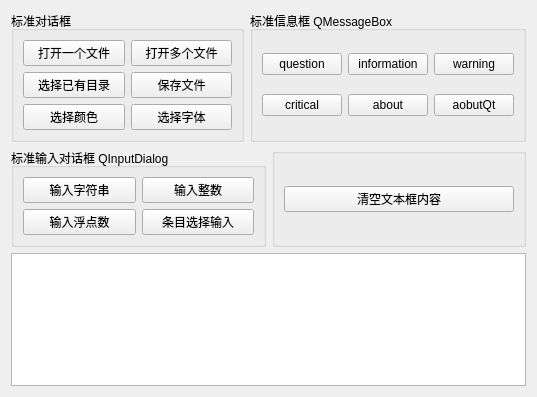
<?xml version="1.0" encoding="UTF-8"?>
<ui version="4.0">
 <class>Widget</class>
 <widget class="QWidget" name="Widget">
  <property name="geometry">
   <rect>
    <x>0</x>
    <y>0</y>
    <width>537</width>
    <height>397</height>
   </rect>
  </property>
  <property name="windowTitle">
   <string>Widget</string>
  </property>
  <layout class="QVBoxLayout" name="verticalLayout_2">
   <item>
    <layout class="QHBoxLayout" name="horizontalLayout">
     <item>
      <widget class="QGroupBox" name="groupBox">
       <property name="title">
        <string>标准对话框</string>
       </property>
       <layout class="QGridLayout" name="gridLayout">
        <item row="0" column="0">
         <widget class="QPushButton" name="btnOpenFile">
          <property name="text">
           <string>打开一个文件</string>
          </property>
         </widget>
        </item>
        <item row="0" column="1">
         <widget class="QPushButton" name="btnOpenFiles">
          <property name="text">
           <string>打开多个文件</string>
          </property>
         </widget>
        </item>
        <item row="1" column="0">
         <widget class="QPushButton" name="btnSelectDir">
          <property name="text">
           <string>选择已有目录</string>
          </property>
         </widget>
        </item>
        <item row="1" column="1">
         <widget class="QPushButton" name="btnSaveFile">
          <property name="text">
           <string>保存文件</string>
          </property>
         </widget>
        </item>
        <item row="2" column="0">
         <widget class="QPushButton" name="btnsSelectColor">
          <property name="text">
           <string>选择颜色</string>
          </property>
         </widget>
        </item>
        <item row="2" column="1">
         <widget class="QPushButton" name="btnSelectFont">
          <property name="text">
           <string>选择字体</string>
          </property>
         </widget>
        </item>
       </layout>
      </widget>
     </item>
     <item>
      <widget class="QGroupBox" name="groupBox_2">
       <property name="title">
        <string>标准信息框 QMessageBox</string>
       </property>
       <layout class="QGridLayout" name="gridLayout_2">
        <item row="0" column="0">
         <widget class="QPushButton" name="btnQuestion">
          <property name="text">
           <string>question</string>
          </property>
         </widget>
        </item>
        <item row="0" column="1">
         <widget class="QPushButton" name="btnInformation">
          <property name="text">
           <string>information</string>
          </property>
         </widget>
        </item>
        <item row="0" column="2">
         <widget class="QPushButton" name="btnWarning">
          <property name="text">
           <string>warning</string>
          </property>
         </widget>
        </item>
        <item row="1" column="0">
         <widget class="QPushButton" name="btnCritical">
          <property name="text">
           <string>critical</string>
          </property>
         </widget>
        </item>
        <item row="1" column="1">
         <widget class="QPushButton" name="btnAbout">
          <property name="text">
           <string>about</string>
          </property>
         </widget>
        </item>
        <item row="1" column="2">
         <widget class="QPushButton" name="btnAboutQt">
          <property name="text">
           <string>aobutQt</string>
          </property>
         </widget>
        </item>
       </layout>
      </widget>
     </item>
    </layout>
   </item>
   <item>
    <layout class="QHBoxLayout" name="horizontalLayout_2">
     <item>
      <widget class="QGroupBox" name="groupBox_3">
       <property name="title">
        <string>标准输入对话框 QInputDialog</string>
       </property>
       <layout class="QGridLayout" name="gridLayout_3">
        <item row="0" column="0">
         <widget class="QPushButton" name="btnInputString">
          <property name="text">
           <string>输入字符串</string>
          </property>
         </widget>
        </item>
        <item row="0" column="1">
         <widget class="QPushButton" name="btnInputInt">
          <property name="text">
           <string>输入整数</string>
          </property>
         </widget>
        </item>
        <item row="1" column="0">
         <widget class="QPushButton" name="btnInputFloat">
          <property name="text">
           <string>输入浮点数</string>
          </property>
         </widget>
        </item>
        <item row="1" column="1">
         <widget class="QPushButton" name="btnInputItem">
          <property name="text">
           <string>条目选择输入</string>
          </property>
         </widget>
        </item>
       </layout>
      </widget>
     </item>
     <item>
      <widget class="QGroupBox" name="groupBox_4">
       <property name="title">
        <string/>
       </property>
       <layout class="QVBoxLayout" name="verticalLayout">
        <item>
         <widget class="QPushButton" name="btnClearText">
          <property name="text">
           <string>清空文本框内容</string>
          </property>
         </widget>
        </item>
       </layout>
      </widget>
     </item>
    </layout>
   </item>
   <item>
    <widget class="QPlainTextEdit" name="plainTextEdit"/>
   </item>
  </layout>
 </widget>
 <resources/>
 <connections/>
</ui>
